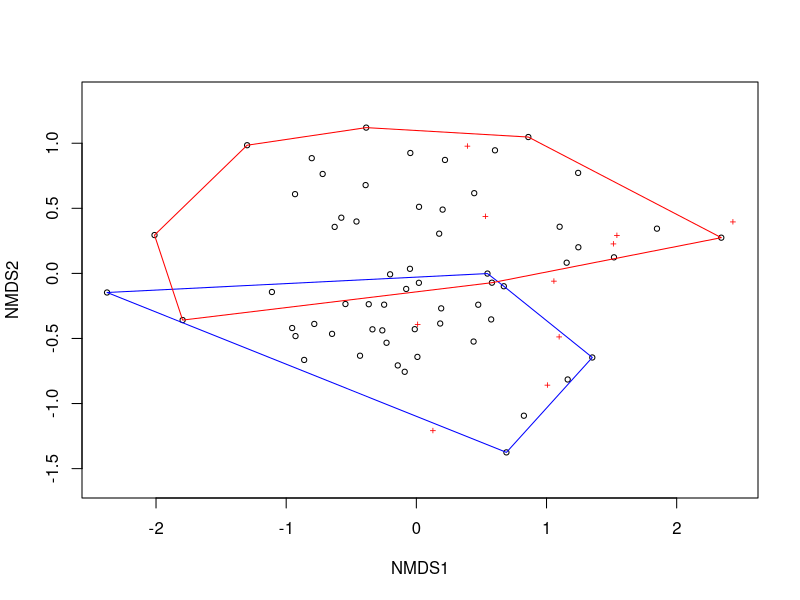

R code for this plot:
# PERMANOVA for XLG
# May 2023

# This script has some code for doing a permutational MANOVA
# First it simulates data, and then it analyzes it with a PERMANOVA in vegan



# Load packages ####

library(vegan) # for multivariate functions
library(MASS) # just needed for simulating data
library(tidyverse)




# Simulate data ####

# data frame with plant IDs and trts; n = 60
d = data.frame(ID = 1:60, trt = rep(c('ctrl', 'trt'), each = 30))

# covariance matrix for chemistry values for ctrl and trt plants
SigmaCtrl = matrix(2, nrow=10, ncol=10)
diag(SigmaCtrl) = 4

SigmaTrt = matrix(4, nrow=10, ncol=10)
diag(SigmaTrt) = 10

# simulate chemistry data from multivariate normal distribution
mctrl = data.frame(exp(mvrnorm(n=30, mu = rep(c(0,2), each=5), Sigma=SigmaCtrl)))
mtrt = data.frame(exp(mvrnorm(n=30, mu = rep(c(2,0), each=5), Sigma=SigmaTrt)))
  # Note I'm simulating separately for ctrl and trt plants
  # I'm making ctrl plants low in cmpds 1-5 and high in cmpds 6-10
  # trt plants are high in cmpds 1-5 and low in cmpds 6-10

# put chemistry data for each treatment together
m = bind_rows(mctrl, mtrt) # m is just the chemical values

# add chemistry data to dataframe with plantIDs and trts
d = bind_cols(d, m) # d is a dataframe with chemical values and other data




# Examine the data with NMDS ####

# This is just for visualization. It's not part of the PERMANOVA
# If this were a real analysis, I would think about how to scale or transform
# the chemical data, but I'm not going to bother with that

# run the NMDS
ord = metaMDS(m, autotransform=FALSE)

# plot the NMDS
plot(ord)
ordihull(ord, groups = d$trt, col=c('blue', 'red'),
  display='sites')




# Run the PERMANOVA ####

out = adonis2(m ~ trt, data=d)
out




# Test for differences in multivariate dispersion between groups ####

# this can be treated as a test of beta diversity!

# first turn the chemical data matrix into a distance (difference) matrix
mdist = vegdist(m, method='bray')

# calculate the dispersions
beta = betadisper(mdist, group=d$trt)
beta

# test for differences
permutest(beta)
anova(beta)


